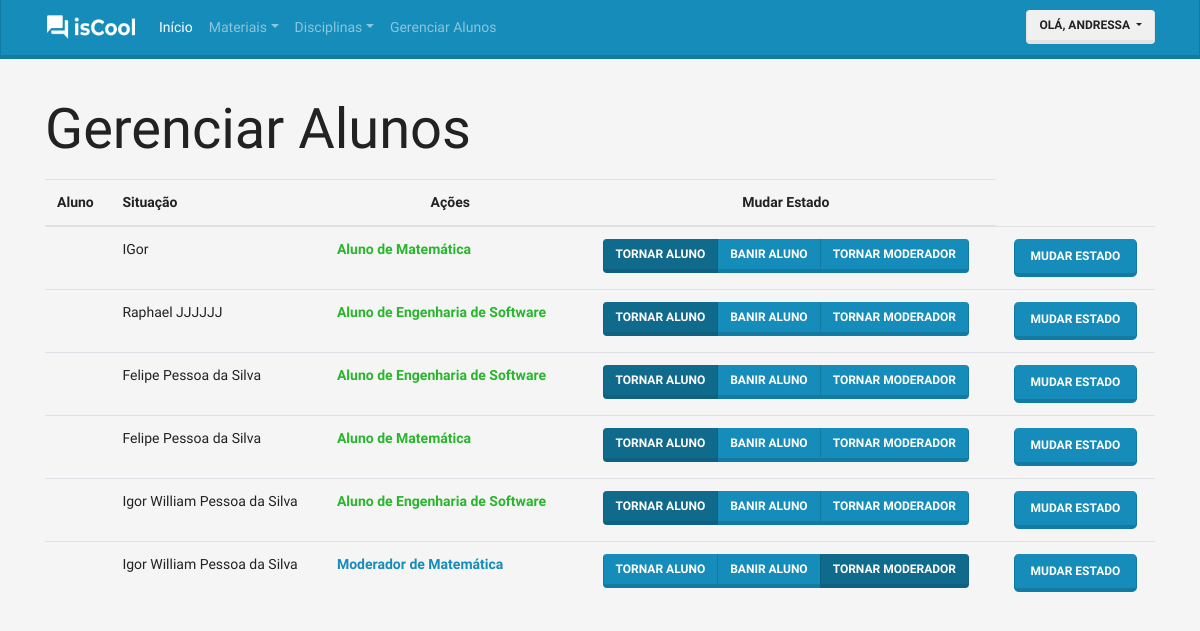
The app's page /disciplina/gerenciar-alunos/ (signed in), older data.
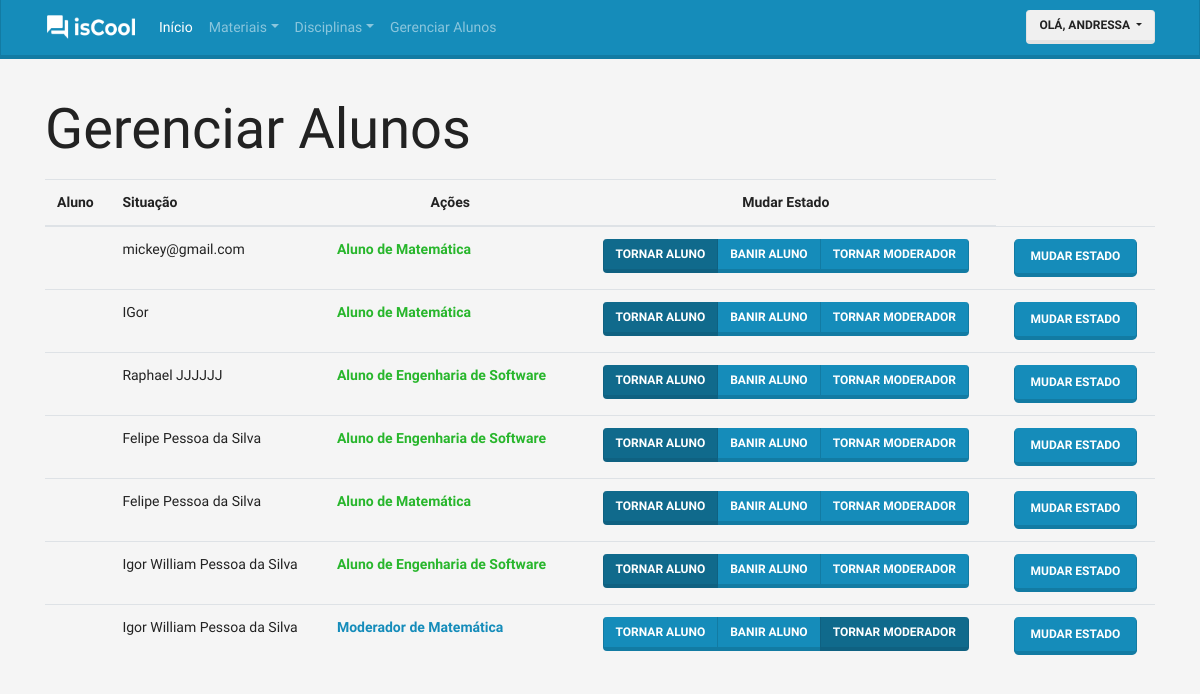
The same page, newer data.
### discipline/models.py (models this page shows)
class RegisterStudent(models.Model):
    STATUS_CHOICE = (
        (0, 'Aguardando Confirmação'),
        (1, 'Adicionado na Disciplina'),
        (2, 'Solicitação Recusada'),
        (3, 'Administrador'),
    )
    class Meta:
        verbose_name = 'Registro'
        verbose_name_plural = 'Registros'
        unique_together = (('student', 'discipline'),)
        ordering = ['-join']
    student = models.ForeignKey('accounts.User', verbose_name='Aluno', on_delete=models.DO_NOTHING)
    discipline = models.ForeignKey('Discipline', verbose_name='Disciplina', on_delete=models.DO_NOTHING)
    status = models.IntegerField('Situação', choices=STATUS_CHOICE, default=0)
    join = models.DateTimeField('Registrado', auto_now_add=True)

class Discipline(models.Model):
    teacher = models.ForeignKey('accounts.User', verbose_name='Professor(a)', on_delete=models.CASCADE)
    name = models.CharField('Nome', max_length=25)
    description = models.TextField('Descição')
    class Meta:
        verbose_name = 'Disciplina'
        verbose_name_plural = 'Disciplinas'
    def __str__(self):
        return self.name

### accounts/models.py (models this page shows, shortened)
class User(AbstractBaseUser, PermissionsMixin):
    username = models.CharField(
        'Apelido / Usuário', max_length=30, unique=True, validators=[
            validators.RegexValidator(
                re.compile('^[\w.@+-]+$'),
                'Informe um nome de Usuário Válido. '
                'Este valor deve conter apenas letras e números.'
                'e os caracteres: @/./+/-/_.'
                , 'invalid'
            )
        ], help_text='Um nome curto que será usado para identificá-lo de forma única na plataforma'
    )
    name = models.CharField('Nome', max_length=100, blank=True)
    email = models.EmailField('E-mail')
    is_staff = models.BooleanField('Equipe', default=False)
    is_active = models.BooleanField('Ativo', default=True)
    date_joined = models.DateTimeField('Data de Entrada', auto_now_add=True)
    is_student = models.BooleanField('Aluno', default=False)
    is_moderator = models.BooleanField('Moderador', default=False)
    is_teacher = models.BooleanField('Professor', default=False)
    avatar = models.ImageField('Avatar', upload_to='avatars', blank='true', default='avatars/user.png')
    USERNAME_FIELD = 'username'
    REQUIRED_FIELDS = ['email']
    objects = UserManager()
    class Meta:
        verbose_name = 'Usuário'
        verbose_name_plural = 'Usuários'
    def __str__(self):
        return self.name or self.username
    def get_short_name(self):
        return str(self).split(" ")[0]

### discipline/views.py (called while the page is built)
    def __call__(self, request):
        if request.user.is_teacher == False:
            return redirect('error')
        context = {
            'form': RegisterStudentForm,
            'registers': RegisterStudent.objects.all(),
        }
        return render(request, 'discipline/manager-student.html', context)

### discipline/templates/discipline/manager-student.html (shortened to what this page needs)
{% extends "base.html" %}
{% load widget_tweaks %}
{% load thumbnail %}
{% block container %}
  <div class="container margin-top">
    <p class="display-4">Gerenciar Alunos</p>
    <table class="table table-hover">
        {% if registers %}
          <thead>
            <tr>
              <th scope="col">Aluno</th>
              <th scope="col">Situação</th>
              <th scope="col" style="text-align: center">Ações</th>
              <th scope="col" style="text-align: center">Mudar Estado</th>
            </tr>
          </thead>
          <tbody>
        {% endif %}
        {% for register in registers %}
        {% if register.discipline.teacher == user %}
          <tr>
            <td>
            </td>
            <td >
              {{register.student}}
            </td>
            <td>
                {% if register.status == 1 %}  <p class="text-success"><strong>Aluno de{% endif %}
                    {% if register.status == 3 %}  <p class="text-primary"><strong>Moderador de{% endif %}
                      {{register.discipline}}</strong></p>
                    </td>
                    <td style="text-align: center">
                      <form class="" action="{% url 'discipline:registerStudent' register.id %}" method="post">
                        {% with WIDGET_ERROR_CLASS='my_error' WIDGET_REQUIRED_CLASS='my_required' %}
                        <div class="btn-group btn-group-toggle" data-toggle="buttons">
                          <label class="btn btn-primary{% if register.status == 1 %} active{% endif %}">
                            <input type="radio" name="status" id="id_status" autocomplete="off" value='1'> Tornar Aluno
                          </label>
                          <label class="btn btn-primary{% if register.status == 2 %} active{% endif %}">
                            <input type="radio" name="status" id="id_status" autocomplete="off" value='2'>  Banir Aluno
                          </label>
                          <label class="btn btn-primary{% if register.status == 3 %} active{% endif %}">
                            <input type="radio" name="status" id="id_status" autocomplete="off" value='3'> Tornar Moderador
                          </label>
                        </div>
                        <td style="text-align: center">
                          <input type="submit" name="" value="Mudar Estado" class="btn btn-primary btn-lg">
                        </td>
                        {% endwith %}
                      </form>
                    </td>
                  </tr>
        {% endif %}
        {% endfor %}
      </tbody>
    </table>
    </div>
{% endblock %}

Row changes from the older to the newer data that the page shows:
added RegisterStudent: student "mickey@gmail.com", status "Aluno de", discipline "Matemática"
